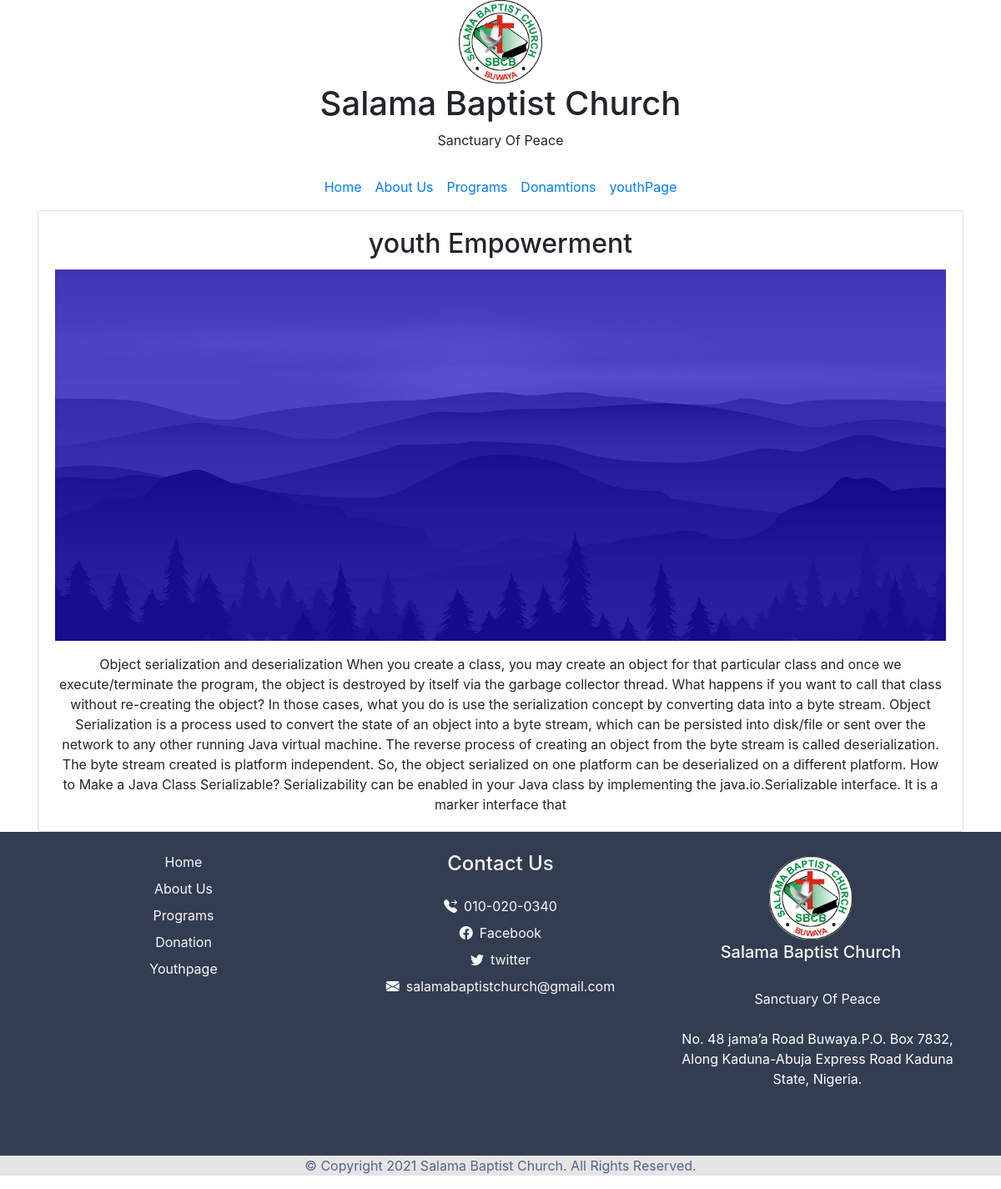
/post/1, run on the app's committed database.
### salamaapp/models.py (models this page shows)
class youthpost(models.Model):
    title= models.CharField(max_length=200)
    details= models.CharField(max_length=1000)
    date= models.DateTimeField(default= datetime.now, blank=True )
    image= models.ImageField(upload_to=filepath, null=True, blank=True)

### salamaapp/views.py (the view)
# urls.py: path('post/<str:pk>', views.post, name='post'),
def post(request,pk):
    post= youthpost.objects.get(id=pk)
    return render(request, 'post.html', {'posts':post})

### templates/post.html (shortened to what this page needs)
{% load static %}
<!DOCTYPE html>
<html lang="en">
<head>
        <link rel="stylesheet" href="https://cdn.jsdelivr.net/npm/bootstrap-icons@1.7.1/font/bootstrap-icons.css">
        <link rel="stylesheet" href="{% static 'css/styles.css' %}">
        <link rel="stylesheet" href="{% static 'css/bootstrap.min.css' %}">
</head>
<body class="about-body">
        <section id="title">
            <div>
                <div  class="bootstrap-icons"> <img id="logo" src="{% static 'img/sbclogo.png' %}"></div>
                <h1>Salama Baptist Church</h1>
                <p> Sanctuary Of Peace</p>
            </div>
            <nav class="navbar navbar-expand-lg ">
            <div class="collapse navbar-collapse "  id="navbarTogglerDemo02">
                <ul class="navbar-nav mx-auto ">
                    <li class="nav-item">
                        <a class="nav-link" href="/"> Home</a>
                    </li>
                    <li class="nav-item">
                        <a class="nav-link" href="about"> About Us</a>
                    </li>
                    <li class="nav-item">
                        <a class="nav-link" href="#"> Programs</a>
                    </li>
                    <li class="nav-item">
                        <a class="nav-link" href="donation"> Donamtions </a>
                    </li>
                    <li class="nav-item">
                        <a class="nav-link" href="youthpage">youthPage</a>
                    </li>
                </ul>
            </div>
        </nav>
        </section>
        <section class="programs">
            <div class="container">
                <div class="row">
                    <div class="col">
                        <div class="card">
                                    <div class="card-body">
                                        <h2 class="card-title"> {{posts.title}}</h2>
                                        {% if posts.image %}
                                        <img class="team-member-img img-fluid " src="{{ posts.image.url }}" alt="Card image">
                                        {% else %}
                                        <img class="team-member-img img-fluid " src="" alt="Card image">
                                        {% endif %}
                                        <p class="card-text">{{posts.details}}</p>
                                    </div>
                                </div>
                    </div>
                </div>
            </div>
        </section>
            <footer>
                             <div class="container">
            <div class="row py-4">
                <div class="col-lg-4 col-md-4 my-sm-0 mt-4">
                        <ul class="list-unstyled text-light light-300">
                            <li class="pb-2">
                                <a class="text-decoration-none text-light" href="/">Home</a>
                            </li>
                            <li class="pb-2">
                                <a class="text-decoration-none text-light py-1" href="about">About Us</a>
                            </li>
                            <li class="pb-2">
                                <a class="text-decoration-none text-light py-1" href="programs">Programs</a>
                            </li>
                            <li class="pb-2">
                                <a class="text-decoration-none text-light py-1" href="donation">Donation</a>
                            </li>
                            <li class="pb-2">
                                <a class="text-decoration-none text-light py-1" href="youthpage">Youthpage</a>
                            </li>
                        </ul>
                </div>
                <div class="col-lg-4 col-md-4 my-sm-0 mt-4">
                    <h2 class="h4 pb-lg-3 text-light light-300">Contact Us</h2>
                    <ul class="list-unstyled text-light light-300">
                        <li class="pb-2">
                            <i class="bi bi-telephone-forward-fill mr-2"></i><a class="text-decoration-none text-light py-1" href="tel:010-020-0340">010-020-0340</a>
                        </li>
                         <li class="pb-2">
                            <i class="bi bi-facebook mr-2"></i><a class="text-decoration-none text-light py-1" href="">Facebook</a>
                        </li>
                        <li class="pb-2">
                            <i class="bi bi-twitter mr-2"></i><a class="text-decoration-none text-light py-1" href="">twitter</a>
                        </li>
                        <li class="pb-2">
                            <i class="bi bi-envelope-fill mr-2"></i><a class="text-decoration-none text-light py-1" href="mailto:info@company.com">salamabaptistchurch@gmail.com</a>
                        </li>
                    </ul>
                </div>
                 <div class="col-lg-4 col-12 align-left">
                    <a class="navbar-brand" href="/">
                        <div  class="footer-image"> <img id="logo" src="{% static 'img/sbclogo.png' %}"></div>
                        <span class="text-light h5">Salama</span> <span class="text-light h5 semi-bold-600">Baptist Church</span>
                    </a>
                    <p class="text-light my-lg-4 my-2">
                        Sanctuary Of Peace
                    </p>
                    <p>No. 48 jama’a Road Buwaya.P.O. Box 7832, Along Kaduna-Abuja Express Road Kaduna State, Nigeria.</p>
                    <ul class="list-inline footer-icons light-300">
                    </ul>
                </div>
            </div>
        </div>
            <div class="footer">
                        <p>
                            © Copyright 2021 Salama Baptist Church. All Rights Reserved.
                        </p>
            </div>
            </footer>
</body>
</html>

### static/css/styles.css (style rules this page uses)
body { background-color: #F4F3EA; color: #333d51; font-family: 'Merriweather', serif; font: size 10px; }
h1 { margin-bottom: 0; }
a { color: #333d51; }
#logo { width: 100px; height: 100px; }
#title { text-align: center; }
footer { background-color: #333d51; text-align: center; color: #ffff; }
.footer { background-color: #e5e5e5; color: #57648c; }
.about-body { text-align: center; }

### data on the page
youthpost: title "youth Empowerment", image (picture), details "Object serialization and deserialization When you create a class, you may create an object for that particular class and once we execute/terminate the program, the object is destroyed by itself via the garbage collector thread. What happens if you want to call that class without re-creating the object? In those cases, what you do is use the serialization concept by converting data into a byte stream. Object Serialization is a process used to convert the state of an object into a byte stream, which can be persisted into disk/file or sent over the network to any other running Java virtual machine. The reverse process of creating an object from the byte stream is called deserialization. The…"
